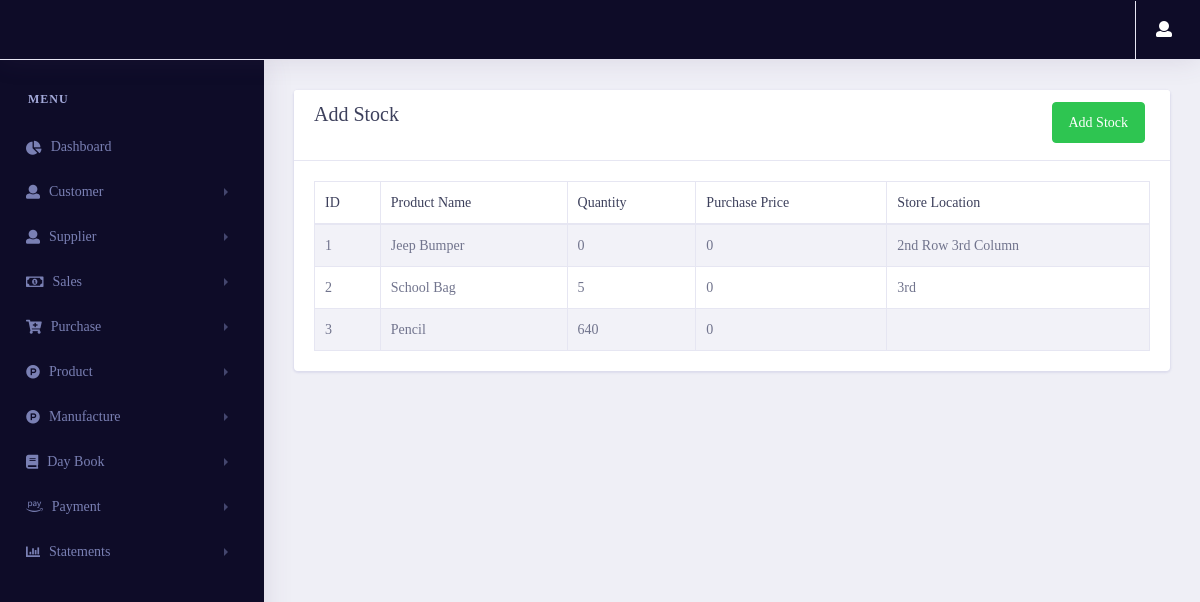
/statement/list_stock/ (signed in), run on an earlier commit of the app's database.
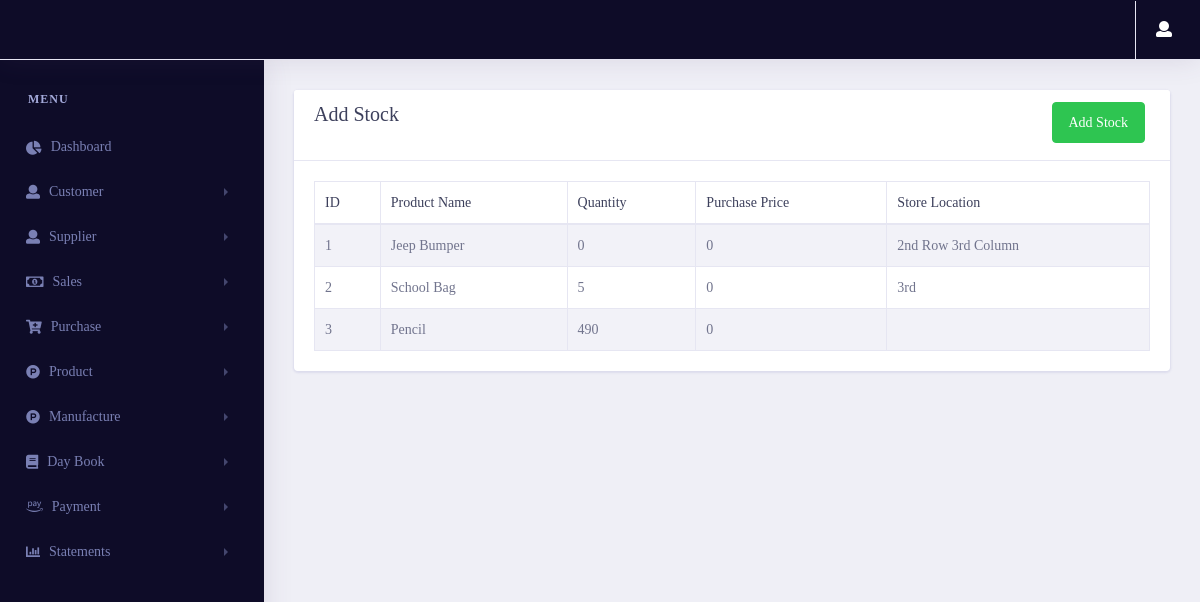
And on a later commit of the database.
### products/models.py (models this page shows, shortened)
class Stock_gst(models.Model):
    product = models.OneToOneField(Product_gst,on_delete=models.CASCADE, related_name="stock_gst")
    quantity = models.IntegerField(null=True,blank=True,default=0)
    purchase_price = models.IntegerField(null=True,blank=True,default=0)
    id = models.UUIDField(default=uuid.uuid4 , unique=True , primary_key=True , editable=False)
    class Meta:
        indexes = [models.Index(fields=('product' , 'id'))]

class Product_gst(models.Model):
    product_name = models.CharField(max_length=100)
    product_categ = models.ForeignKey(product_category_gst, null=True, blank=True, on_delete=models.SET_NULL)
    product_type = models.ForeignKey(product_type_gst, null=True, blank=True, on_delete=models.SET_NULL)
    unit = models.CharField(max_length=50)
    selling_price = models.FloatField()
    purchase_price = models.FloatField(null=True, blank=True, default=0)
    store_location = models.CharField(max_length=50)
    supplier = models.ForeignKey(Supplier_gst , on_delete=models.CASCADE , blank=True,null=True)
    minimum_stock=models.IntegerField()
    id = models.UUIDField(default=uuid.uuid4 , unique=True , primary_key=True , editable=False)
    def __str__(self):
        return self.product_name
    class Meta:
        indexes = [models.Index(fields=('id', 'supplier'))]

### statements/views.py (the view, shortened to what this page needs)
# urls.py: path('list_stock/',views.list_stock,name="list_stock"),
@login_required(login_url='login')
def list_stock(request):
    try:
        if request.session['Estimate']:
            stock_data = Stock_estimate.objects.select_related('product').all()
        if request.session['GST']:
            stock_data = Stock_gst.objects.select_related('product').all()
        context = {
            'stock_data' : stock_data
        }
        return render(request, 'statements/stock.html',context)
    except:
        return redirect('error404')

### statements/templates/statements/stock.html (shortened to what this page needs)
{% extends 'pages/base.html' %}
{% load user_auth %}
{% load static %}
{% block content %}
<link rel="stylesheet" href="{% static 'vendor/bootstrap/css/bootstrap.min.css' %}">
<link href="{% static 'vendor/fonts/circular-std/style.css' %}" rel="stylesheet">
<link rel="stylesheet" href="{% static 'libs/css/style.css' %}">
<link rel="stylesheet" href="{% static 'vendor/fonts/fontawesome/css/fontawesome-all.css' %}">
<link rel="stylesheet" type="text/css" href="{% static 'vendor/datatables/css/dataTables.bootstrap4.css' %}">
{% if request.session.Estimate %}
<div class="row">
    <div class="col-xl-12 col-lg-12 col-md-12 col-sm-12 col-12">
        <div class="card">
            <div class="card-header">
                <h3 class="align-middle">Add Stock
                    <button type="submit" class="btn btn-space btn-success rounded float-right" data-toggle="modal" data-target="#exampleModal">
                        Add Stock
                    </button>
                </h3>
            </div>
            <div class="card-body">
                <div class="table-responsive">
                    <table class="table table-striped table-bordered first" id="example">
                        <thead>
                        <tr>
                            <th>ID</th>
                            <th>Product Name</th>
                            <th>Quantity</th>
                            <th>Purchase Price</th>
                            <th>Store Location</th>
                        </tr>
                        </thead>
                        <tbody>
                        {% for i in stock_data %}
                        <tr>
                            <td>{{forloop.counter}}</td>
                            <td>{{i.product}}</td>
                            <td>{{i.quantity}}</td>
                            <td>{{i.purchase_price}}</td>
                            <td>{{i.product.store_location}}</td>
                        </tr>
                        {% endfor %}
                        </tbody>
                    </table>
                </div>
            </div>
        </div>
    </div>
</div>
{% endif %}
{% endblock content %}

What changed in the data, as far as the page shows it:
changed Stock_gst "Pencil": quantity "640" → "490"
